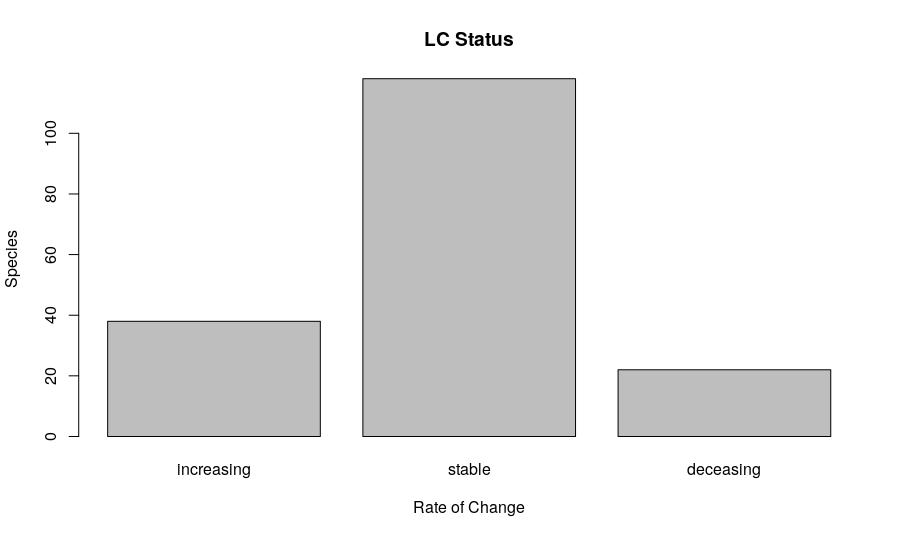

Reproduce this figure in R.
LC <- read.csv(file ="/home/eeb177-student/Desktop/eeb-177/final-project/chiroptera/LCstatus.csv")
status <- LC[,1]
number <-LC[,2]
barplot(number,main="LC Status", xlab="Rate of Change", ylab= "Species", names.arg=status)

dput(number)
